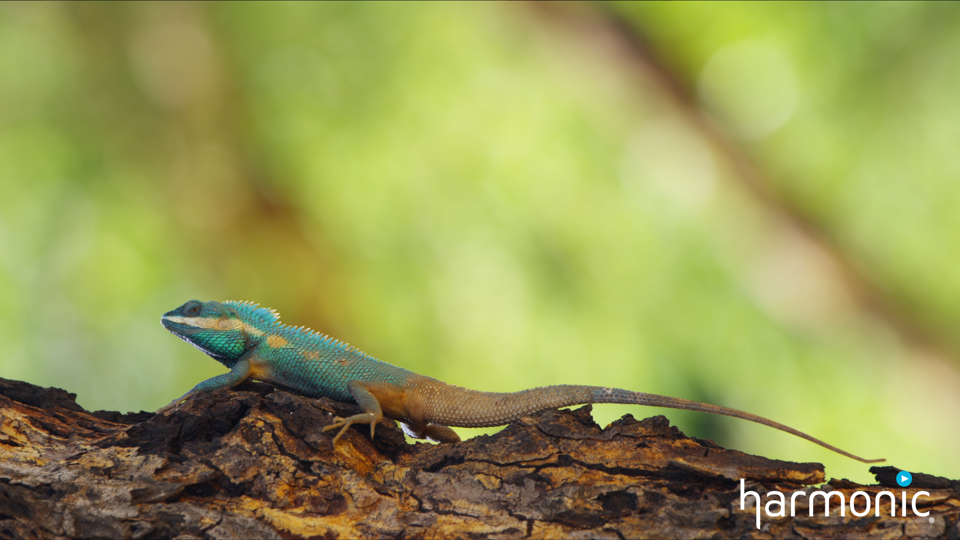
%> input picture FinalStudentProjects/2018/AliceLucas/lizzard.png, 960 x 540 px
$ octave writeCSV_YCbCr.m   (GNU Octave 9; MATLAB toolbox functions it lacks are replaced by stand-ins)
%> lines starting %> are read from the running program, lines starting %| are printed output that depends on the picture
a = imread('lizzard.png');
%> a is the input picture: size 540x960x3 uint8; mean R, G, B 151.3, 154.7, 86
%Crop out lower border which includes "Harmonic" text
%cobnvert to RGB
%experiment with downscale
b=imresize(a,0.25);
%Convert to yCbCr
b = rgb2ycbcr(b);
%> b: size 135x240x3 uint8; mean of channels 1, 2, 3 141.3, 98.3, 131.4
c = reshape(b, [size(b,1)*size(b,2),3]);
csvwrite('./csv_files_YCbCr/d4_2/lizzard.csv',c)

a = imread('tiger.png');
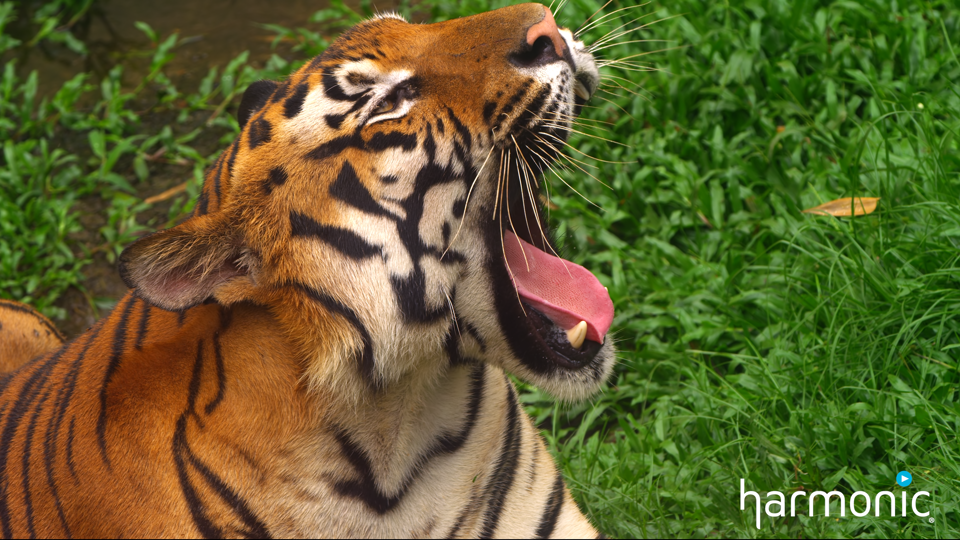
%> input picture FinalStudentProjects/2018/AliceLucas/tiger.png, 960 x 540 px
%> a is the input picture: size 540x960x3 uint8; mean R, G, B 97, 96.1, 46.1
%Crop out lower border which includes "Harmonic" text
%cobnvert to RGB
%experiment with downscale
b=imresize(a,0.25);
%Convert to yCbCr
b = rgb2ycbcr(b);
%> b: size 135x240x3 uint8; mean of channels 1, 2, 3 93.9, 105.9, 131.9
c = reshape(b, [size(b,1)*size(b,2),3]);
csvwrite('./csv_files_YCbCr/d4_2/tiger.csv',c)

a = imread('lizzard.png');
%Crop out lower border which includes "Harmonic" text
%cobnvert to RGB
%experiment with downscale
b=imresize(a,0.25);
%Convert to yCbCr
b = rgb2ycbcr(b);
c = reshape(b, [size(b,1)*size(b,2),3]);
csvwrite('./csv_files_YCbCr/d4_2/lizzard.csv',c)

a = imread('temple.png');
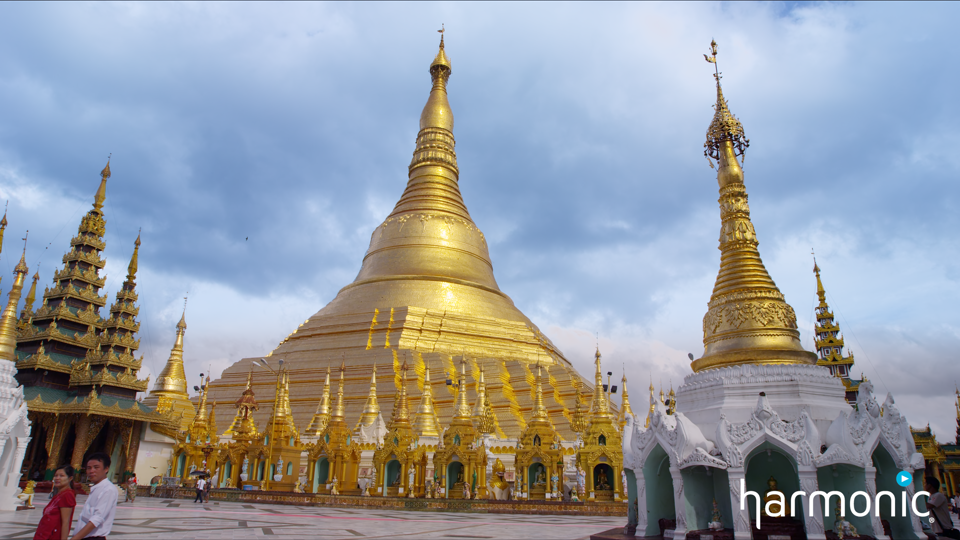
%> input picture FinalStudentProjects/2018/AliceLucas/temple.png, 960 x 540 px
%> a is the input picture: size 540x960x3 uint8; mean R, G, B 149.6, 154.7, 161.8
%Crop out lower border which includes "Harmonic" text
%cobnvert to RGB
%experiment with downscale
b=imresize(a,0.25);
%Convert to yCbCr
b = rgb2ycbcr(b);
%> b: size 135x240x3 uint8; mean of channels 1, 2, 3 148.3, 131.9, 125.3
c = reshape(b, [size(b,1)*size(b,2),3]);
csvwrite('./csv_files_YCbCr/d4_2/temple.csv',c)

a = imread('temple_1.png');
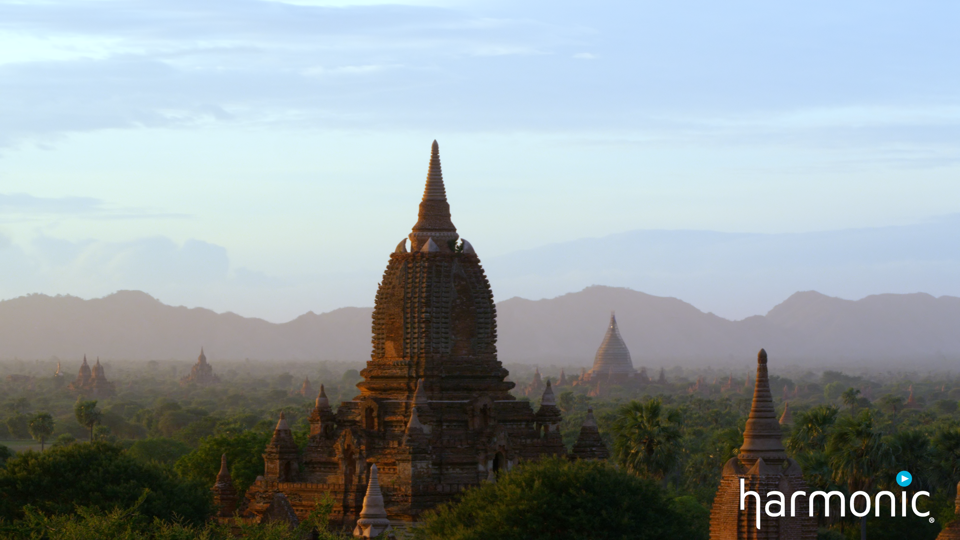
%> input picture FinalStudentProjects/2018/AliceLucas/temple_1.png, 960 x 540 px
%> a is the input picture: size 540x960x3 uint8; mean R, G, B 146.9, 156.5, 159.4
%Crop out lower border which includes "Harmonic" text
%cobnvert to RGB
%experiment with downscale
b=imresize(a,0.25);
%Convert to yCbCr
b = rgb2ycbcr(b);
%> b: size 135x240x3 uint8; mean of channels 1, 2, 3 148.2, 130.7, 123.6
c = reshape(b, [size(b,1)*size(b,2),3]);
csvwrite('./csv_files_YCbCr/d4_2/temple_1.csv',c)

a = imread('agriculture.png');
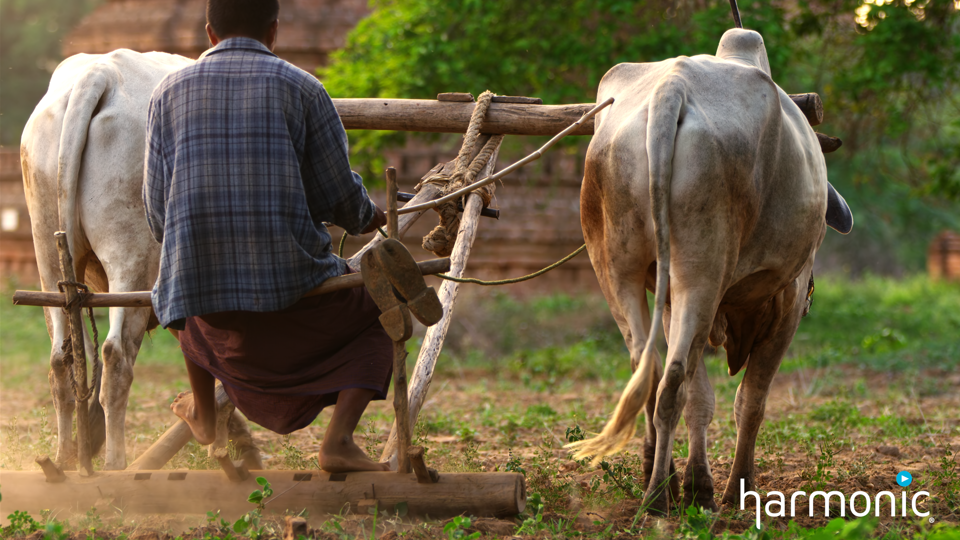
%> input picture FinalStudentProjects/2018/AliceLucas/agriculture.png, 960 x 540 px
%> a is the input picture: size 540x960x3 uint8; mean R, G, B 108.8, 96.5, 66.2
%Crop out lower border which includes "Harmonic" text
%cobnvert to RGB
%experiment with downscale
b=imresize(a,0.25);
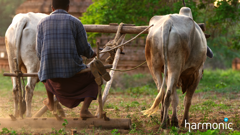
%> b: size 135x240x3 uint8; mean R, G, B 108.8, 96.5, 66.2
%Convert to yCbCr
b = rgb2ycbcr(b);
%> b: size 135x240x3 uint8; mean of channels 1, 2, 3 99.1, 112.9, 135.6
c = reshape(b, [size(b,1)*size(b,2),3]);
csvwrite('./csv_files_YCbCr/d4_2/agriculture.csv',c)


a = imread('children.png');
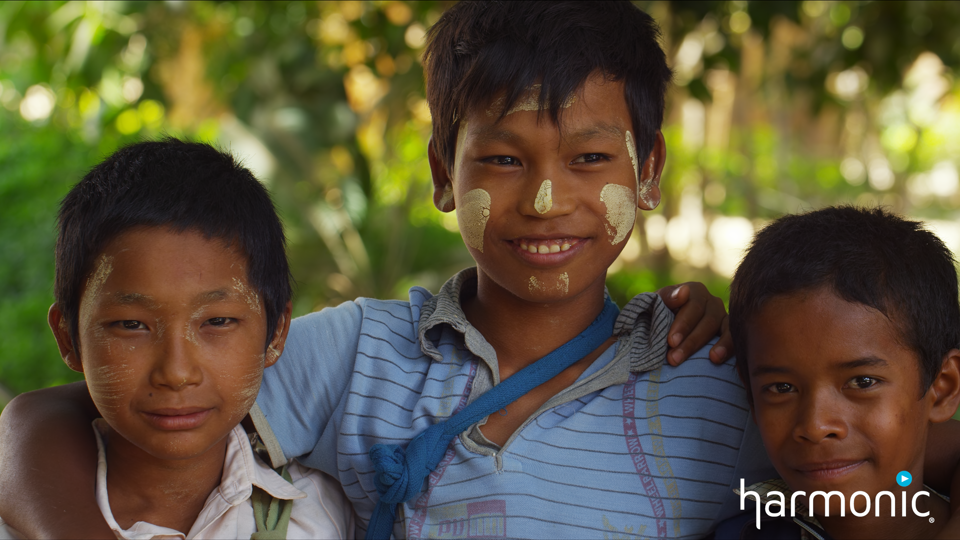
%> input picture FinalStudentProjects/2018/AliceLucas/children.png, 960 x 540 px
%> a is the input picture: size 540x960x3 uint8; mean R, G, B 93.2, 85.7, 61.1
%Crop out lower border which includes "Harmonic" text
%cobnvert to RGB
%experiment with downscale
b=imresize(a,0.25);
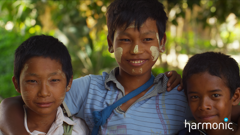
%> b: size 135x240x3 uint8; mean R, G, B 93.2, 85.8, 61.1
%Convert to yCbCr
b = rgb2ycbcr(b);
%> b: size 135x240x3 uint8; mean of channels 1, 2, 3 89.2, 116.1, 133
c = reshape(b, [size(b,1)*size(b,2),3]);
csvwrite('./csv_files_YCbCr/d4_2/children.csv',c)
